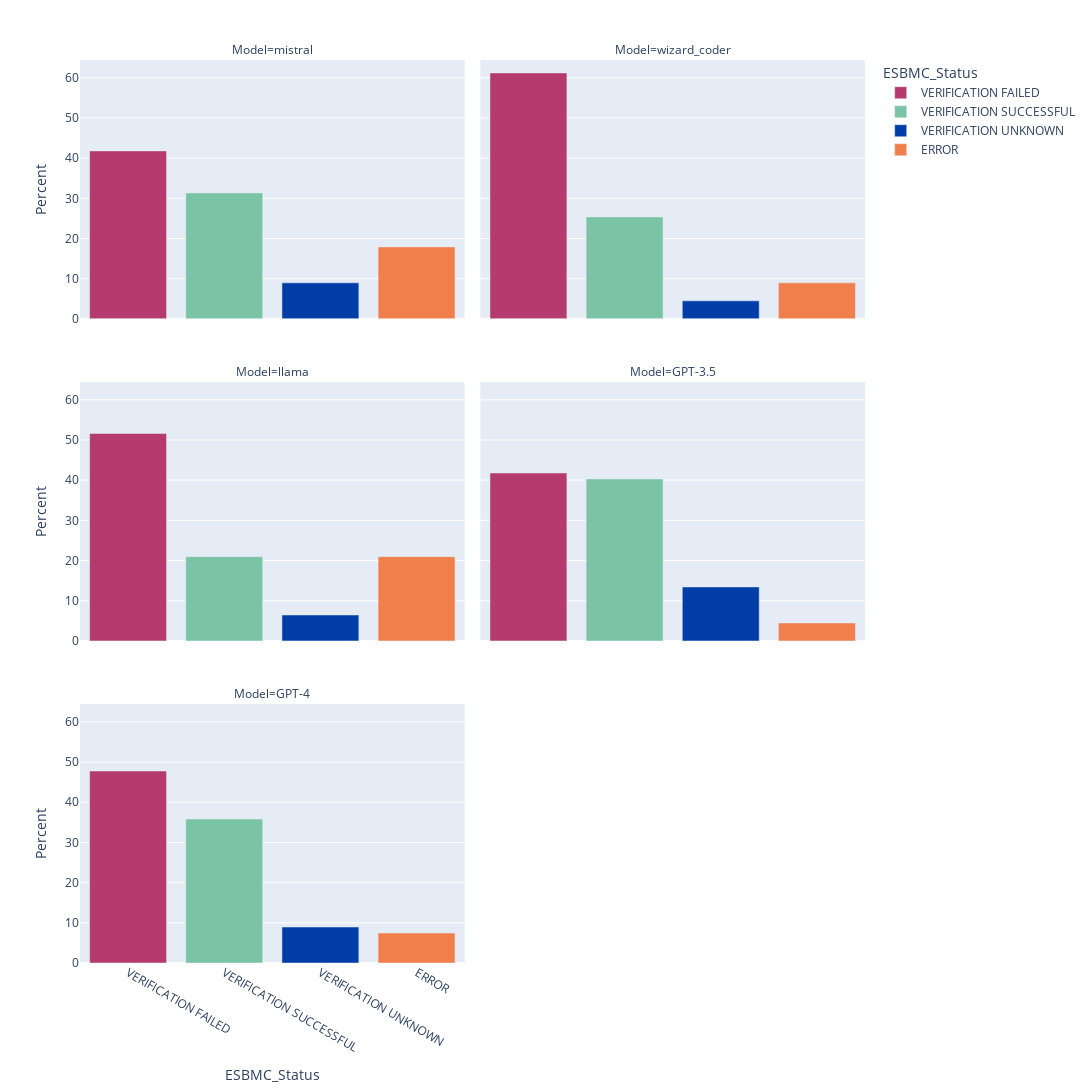

The cell this chart's notebook holds for it:
### Code cell
# Define custom colors for each variable
cset_colors = {
    "VERIFICATION FAILED": "#B53A6D",
    "VERIFICATION SUCCESSFUL": "#7AC4A5",
    "VERIFICATION UNKNOWN": "#003DA6",
    "ERROR": "#F17F4C"}

# Define custom colors for each variable
# cset_colors = {
#     "VERIFICATION FAILED": "red",
#     "VERIFICATION SUCCESSFUL": "green",
#     "VERIFICATION UNKNOWN": "blue",
#     "ERROR": "orange"}

fig = px.bar(narrow_pcts, x="ESBMC_Status",
             y="Percent", color="ESBMC_Status", facet_col="Model", 
             color_discrete_map = cset_colors, facet_col_wrap=2)


# Update the layout to adjust height and width
fig.update_layout(
    height=1500,  # Set the height to 800 pixels
    width=1500,  # Set the width to 1200 pixels
)

fig.show()

fig.write_image("faceted.png")

### Figure 1 — Plotly figure (JSON) as saved in the notebook; plotly's stock layout.template omitted (floating-point values rounded to 4 significant figures)
{"data": [{"alignmentgroup": "True", "hovertemplate": "ESBMC_Status=%{x}<br>Model=mistral<br>Percent=%{y}<extra></extra>", "legendgroup": "VERIFICATION FAILED", "marker": {"color": "#B53A6D", "pattern": {"shape": ""}}, "name": "VERIFICATION FAILED", "offsetgroup": "VERIFICATION FAILED", "orientation": "v", "showlegend": true, "textposition": "auto", "type": "bar", "x": ["VERIFICATION FAILED"], "xaxis": "x5", "y": [41.79], "yaxis": "y5"}, {"alignmentgroup": "True", "hovertemplate": "ESBMC_Status=%{x}<br>Model=wizard_coder<br>Percent=%{y}<extra></extra>", "legendgroup": "VERIFICATION FAILED", "marker": {"color": "#B53A6D", "pattern": {"shape": ""}}, "name": "VERIFICATION FAILED", "offsetgroup": "VERIFICATION FAILED", "orientation": "v", "showlegend": false, "textposition": "auto", "type": "bar", "x": ["VERIFICATION FAILED"], "xaxis": "x6", "y": [61.19], "yaxis": "y6"}, {"alignmentgroup": "True", "hovertemplate": "ESBMC_Status=%{x}<br>Model=llama<br>Percent=%{y}<extra></extra>", "legendgroup": "VERIFICATION FAILED", "marker": {"color": "#B53A6D", "pattern": {"shape": ""}}, "name": "VERIFICATION FAILED", "offsetgroup": "VERIFICATION FAILED", "orientation": "v", "showlegend": false, "textposition": "auto", "type": "bar", "x": ["VERIFICATION FAILED"], "xaxis": "x3", "y": [51.61], "yaxis": "y3"}, {"alignmentgroup": "True", "hovertemplate": "ESBMC_Status=%{x}<br>Model=GPT-3.5<br>Percent=%{y}<extra></extra>", "legendgroup": "VERIFICATION FAILED", "marker": {"color": "#B53A6D", "pattern": {"shape": ""}}, "name": "VERIFICATION FAILED", "offsetgroup": "VERIFICATION FAILED", "orientation": "v", "showlegend": false, "textposition": "auto", "type": "bar", "x": ["VERIFICATION FAILED"], "xaxis": "x4", "y": [41.79], "yaxis": "y4"}, {"alignmentgroup": "True", "hovertemplate": "ESBMC_Status=%{x}<br>Model=GPT-4<br>Percent=%{y}<extra></extra>", "legendgroup": "VERIFICATION FAILED", "marker": {"color": "#B53A6D", "pattern": {"shape": ""}}, "name": "VERIFICATION FAILED", "offsetgroup": "VERIFICATION FAILED", "orientation": "v", "showlegend": false, "textposition": "auto", "type": "bar", "x": ["VERIFICATION FAILED"], "xaxis": "x", "y": [47.76], "yaxis": "y"}, {"alignmentgroup": "True", "hovertemplate": "ESBMC_Status=%{x}<br>Model=mistral<br>Percent=%{y}<extra></extra>", "legendgroup": "VERIFICATION SUCCESSFUL", "marker": {"color": "#7AC4A5", "pattern": {"shape": ""}}, "name": "VERIFICATION SUCCESSFUL", "offsetgroup": "VERIFICATION SUCCESSFUL", "orientation": "v", "showlegend": true, "textposition": "auto", "type": "bar", "x": ["VERIFICATION SUCCESSFUL"], "xaxis": "x5", "y": [31.34], "yaxis": "y5"}, {"alignmentgroup": "True", "hovertemplate": "ESBMC_Status=%{x}<br>Model=wizard_coder<br>Percent=%{y}<extra></extra>", "legendgroup": "VERIFICATION SUCCESSFUL", "marker": {"color": "#7AC4A5", "pattern": {"shape": ""}}, "name": "VERIFICATION SUCCESSFUL", "offsetgroup": "VERIFICATION SUCCESSFUL", "orientation": "v", "showlegend": false, "textposition": "auto", "type": "bar", "x": ["VERIFICATION SUCCESSFUL"], "xaxis": "x6", "y": [25.37], "yaxis": "y6"}, {"alignmentgroup": "True", "hovertemplate": "ESBMC_Status=%{x}<br>Model=llama<br>Percent=%{y}<extra></extra>", "legendgroup": "VERIFICATION SUCCESSFUL", "marker": {"color": "#7AC4A5", "pattern": {"shape": ""}}, "name": "VERIFICATION SUCCESSFUL", "offsetgroup": "VERIFICATION SUCCESSFUL", "orientation": "v", "showlegend": false, "textposition": "auto", "type": "bar", "x": ["VERIFICATION SUCCESSFUL"], "xaxis": "x3", "y": [20.97], "yaxis": "y3"}, {"alignmentgroup": "True", "hovertemplate": "ESBMC_Status=%{x}<br>Model=GPT-3.5<br>Percent=%{y}<extra></extra>", "legendgroup": "VERIFICATION SUCCESSFUL", "marker": {"color": "#7AC4A5", "pattern": {"shape": ""}}, "name": "VERIFICATION SUCCESSFUL", "offsetgroup": "VERIFICATION SUCCESSFUL", "orientation": "v", "showlegend": false, "textposition": "auto", "type": "bar", "x": ["VERIFICATION SUCCESSFUL"], "xaxis": "x4", "y": [40.3], "yaxis": "y4"}, {"alignmentgroup": "True", "hovertemplate": "ESBMC_Status=%{x}<br>Model=GPT-4<br>Percent=%{y}<extra></extra>", "legendgroup": "VERIFICATION SUCCESSFUL", "marker": {"color": "#7AC4A5", "pattern": {"shape": ""}}, "name": "VERIFICATION SUCCESSFUL", "offsetgroup": "VERIFICATION SUCCESSFUL", "orientation": "v", "showlegend": false, "textposition": "auto", "type": "bar", "x": ["VERIFICATION SUCCESSFUL"], "xaxis": "x", "y": [35.82], "yaxis": "y"}, {"alignmentgroup": "True", "hovertemplate": "ESBMC_Status=%{x}<br>Model=mistral<br>Percent=%{y}<extra></extra>", "legendgroup": "VERIFICATION UNKNOWN", "marker": {"color": "#003DA6", "pattern": {"shape": ""}}, "name": "VERIFICATION UNKNOWN", "offsetgroup": "VERIFICATION UNKNOWN", "orientation": "v", "showlegend": true, "textposition": "auto", "type": "bar", "x": ["VERIFICATION UNKNOWN"], "xaxis": "x5", "y": [8.955], "yaxis": "y5"}, {"alignmentgroup": "True", "hovertemplate": "ESBMC_Status=%{x}<br>Model=wizard_coder<br>Percent=%{y}<extra></extra>", "legendgroup": "VERIFICATION UNKNOWN", "marker": {"color": "#003DA6", "pattern": {"shape": ""}}, "name": "VERIFICATION UNKNOWN", "offsetgroup": "VERIFICATION UNKNOWN", "orientation": "v", "showlegend": false, "textposition": "auto", "type": "bar", "x": ["VERIFICATION UNKNOWN"], "xaxis": "x6", "y": [4.478], "yaxis": "y6"}, {"alignmentgroup": "True", "hovertemplate": "ESBMC_Status=%{x}<br>Model=llama<br>Percent=%{y}<extra></extra>", "legendgroup": "VERIFICATION UNKNOWN", "marker": {"color": "#003DA6", "pattern": {"shape": ""}}, "name": "VERIFICATION UNKNOWN", "offsetgroup": "VERIFICATION UNKNOWN", "orientation": "v", "showlegend": false, "textposition": "auto", "type": "bar", "x": ["VERIFICATION UNKNOWN"], "xaxis": "x3", "y": [6.452], "yaxis": "y3"}, {"alignmentgroup": "True", "hovertemplate": "ESBMC_Status=%{x}<br>Model=GPT-3.5<br>Percent=%{y}<extra></extra>", "legendgroup": "VERIFICATION UNKNOWN", "marker": {"color": "#003DA6", "pattern": {"shape": ""}}, "name": "VERIFICATION UNKNOWN", "offsetgroup": "VERIFICATION UNKNOWN", "orientation": "v", "showlegend": false, "textposition": "auto", "type": "bar", "x": ["VERIFICATION UNKNOWN"], "xaxis": "x4", "y": [13.43], "yaxis": "y4"}, {"alignmentgroup": "True", "hovertemplate": "ESBMC_Status=%{x}<br>Model=GPT-4<br>Percent=%{y}<extra></extra>", "legendgroup": "VERIFICATION UNKNOWN", "marker": {"color": "#003DA6", "pattern": {"shape": ""}}, "name": "VERIFICATION UNKNOWN", "offsetgroup": "VERIFICATION UNKNOWN", "orientation": "v", "showlegend": false, "textposition": "auto", "type": "bar", "x": ["VERIFICATION UNKNOWN"], "xaxis": "x", "y": [8.955], "yaxis": "y"}, {"alignmentgroup": "True", "hovertemplate": "ESBMC_Status=%{x}<br>Model=mistral<br>Percent=%{y}<extra></extra>", "legendgroup": "ERROR", "marker": {"color": "#F17F4C", "pattern": {"shape": ""}}, "name": "ERROR", "offsetgroup": "ERROR", "orientation": "v", "showlegend": true, "textposition": "auto", "type": "bar", "x": ["ERROR"], "xaxis": "x5", "y": [17.91], "yaxis": "y5"}, {"alignmentgroup": "True", "hovertemplate": "ESBMC_Status=%{x}<br>Model=wizard_coder<br>Percent=%{y}<extra></extra>", "legendgroup": "ERROR", "marker": {"color": "#F17F4C", "pattern": {"shape": ""}}, "name": "ERROR", "offsetgroup": "ERROR", "orientation": "v", "showlegend": false, "textposition": "auto", "type": "bar", "x": ["ERROR"], "xaxis": "x6", "y": [8.955], "yaxis": "y6"}, {"alignmentgroup": "True", "hovertemplate": "ESBMC_Status=%{x}<br>Model=llama<br>Percent=%{y}<extra></extra>", "legendgroup": "ERROR", "marker": {"color": "#F17F4C", "pattern": {"shape": ""}}, "name": "ERROR", "offsetgroup": "ERROR", "orientation": "v", "showlegend": false, "textposition": "auto", "type": "bar", "x": ["ERROR"], "xaxis": "x3", "y": [20.97], "yaxis": "y3"}, {"alignmentgroup": "True", "hovertemplate": "ESBMC_Status=%{x}<br>Model=GPT-3.5<br>Percent=%{y}<extra></extra>", "legendgroup": "ERROR", "marker": {"color": "#F17F4C", "pattern": {"shape": ""}}, "name": "ERROR", "offsetgroup": "ERROR", "orientation": "v", "showlegend": false, "textposition": "auto", "type": "bar", "x": ["ERROR"], "xaxis": "x4", "y": [4.478], "yaxis": "y4"}, {"alignmentgroup": "True", "hovertemplate": "ESBMC_Status=%{x}<br>Model=GPT-4<br>Percent=%{y}<extra></extra>", "legendgroup": "ERROR", "marker": {"color": "#F17F4C", "pattern": {"shape": ""}}, "name": "ERROR", "offsetgroup": "ERROR", "orientation": "v", "showlegend": false, "textposition": "auto", "type": "bar", "x": ["ERROR"], "xaxis": "x", "y": [7.463], "yaxis": "y"}], "layout": {"annotations": [{"font": {}, "showarrow": false, "text": "Model=GPT-4", "x": 0.245, "xanchor": "center", "xref": "paper", "y": 0.2867, "yanchor": "bottom", "yref": "paper"}, {"font": {}, "showarrow": false, "text": "Model=llama", "x": 0.245, "xanchor": "center", "xref": "paper", "y": 0.6433, "yanchor": "bottom", "yref": "paper"}, {"font": {}, "showarrow": false, "text": "Model=GPT-3.5", "x": 0.755, "xanchor": "center", "xref": "paper", "y": 0.6433, "yanchor": "bottom", "yref": "paper"}, {"font": {}, "showarrow": false, "text": "Model=mistral", "x": 0.245, "xanchor": "center", "xref": "paper", "y": 1.0, "yanchor": "bottom", "yref": "paper"}, {"font": {}, "showarrow": false, "text": "Model=wizard_coder", "x": 0.755, "xanchor": "center", "xref": "paper", "y": 1.0, "yanchor": "bottom", "yref": "paper"}], "barmode": "relative", "height": 1500, "legend": {"title": {"text": "ESBMC_Status"}, "tracegroupgap": 0}, "margin": {"t": 60}, "width": 1500, "xaxis": {"anchor": "y", "categoryarray": ["VERIFICATION FAILED", "VERIFICATION SUCCESSFUL", "VERIFICATION UNKNOWN", "ERROR"], "categoryorder": "array", "domain": [0, 0.49], "title": {"text": "ESBMC_Status"}}, "xaxis2": {"anchor": "y2", "categoryarray": ["VERIFICATION FAILED", "VERIFICATION SUCCESSFUL", "VERIFICATION UNKNOWN", "ERROR"], "categoryorder": "array", "domain": [0.51, 1], "matches": "x", "title": {"text": "ESBMC_Status"}}, "xaxis3": {"anchor": "y3", "domain": [0, 0.49], "matches": "x", "showticklabels": false}, "xaxis4": {"anchor": "y4", "domain": [0.51, 1], "matches": "x", "showticklabels": false}, "xaxis5": {"anchor": "y5", "domain": [0, 0.49], "matches": "x", "showticklabels": false}, "xaxis6": {"anchor": "y6", "domain": [0.51, 1], "matches": "x", "showticklabels": false}, "yaxis": {"anchor": "x", "domain": [0, 0.2867], "title": {"text": "Percent"}}, "yaxis2": {"anchor": "x2", "domain": [0, 0.2867], "matches": "y", "showticklabels": false}, "yaxis3": {"anchor": "x3", "domain": [0.3567, 0.6433], "matches": "y", "title": {"text": "Percent"}}, "yaxis4": {"anchor": "x4", "domain": [0.3567, 0.6433], "matches": "y", "showticklabels": false}, "yaxis5": {"anchor": "x5", "domain": [0.7133, 1.0], "matches": "y", "title": {"text": "Percent"}}, "yaxis6": {"anchor": "x6", "domain": [0.7133, 1.0], "matches": "y", "showticklabels": false}}}
